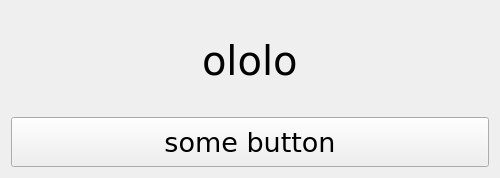
<?xml version="1.0" encoding="UTF-8"?>
<ui version="4.0">
 <class>MainWindow</class>
 <widget class="QMainWindow" name="MainWindow">
  <property name="geometry">
   <rect>
    <x>0</x>
    <y>0</y>
    <width>500</width>
    <height>178</height>
   </rect>
  </property>
  <property name="minimumSize">
   <size>
    <width>300</width>
    <height>100</height>
   </size>
  </property>
  <property name="windowTitle">
   <string>CMake and Qt Widgets</string>
  </property>
  <widget class="QWidget" name="centralWidget">
   <layout class="QVBoxLayout" name="verticalLayout">
    <item alignment="Qt::AlignHCenter">
     <widget class="QLabel" name="label">
      <property name="font">
       <font>
        <family>Verdana</family>
        <pointsize>30</pointsize>
       </font>
      </property>
      <property name="text">
       <string>ololo</string>
      </property>
     </widget>
    </item>
    <item>
     <widget class="QPushButton" name="pushButton">
      <property name="minimumSize">
       <size>
        <width>0</width>
        <height>50</height>
       </size>
      </property>
      <property name="font">
       <font>
        <family>Verdana</family>
        <pointsize>20</pointsize>
       </font>
      </property>
      <property name="text">
       <string>some button</string>
      </property>
     </widget>
    </item>
   </layout>
  </widget>
 </widget>
 <layoutdefault spacing="6" margin="11"/>
 <resources/>
 <connections/>
</ui>
